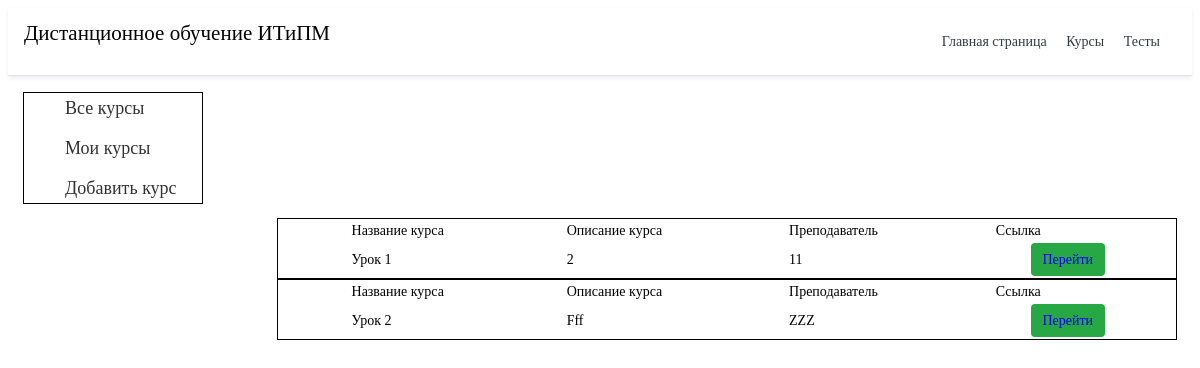
The page /course/ on the database as committed earlier.
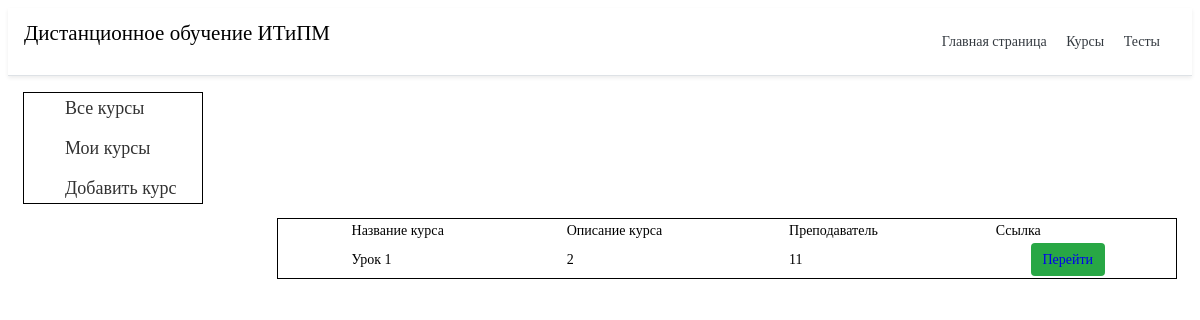
The same page on the database as committed later.
### cours/models.py (models this page shows, shortened)
class CoueseTable(models.Model):
    title = models.CharField('Название курса', max_length=75)
    task = models.TextField('Описание курса', max_length=250)
    teache = models.CharField('Преподаватель', max_length=50)
    users = models.ManyToManyField(User)
    class Meta:
        verbose_name = 'Курс'
        verbose_name_plural = 'Курсы'

### cours/views.py (the view)
# urls.py: path('', views.cour, name='kurs'),
def cour(request):
    ku = CoueseTable.objects.order_by('id')
    return render(request, 'cours/cours_home.html', {'ku': ku})

### cours/templates/cours/cours_home.html (shortened to what this page needs)
{% extends 'main/base.html' %}
{% block content %}
<div class="menu_gl">
	<ul class="menu">
		<li><a class="cours_menu_a" href="#">Все курсы</a></li>
		<li><a href="#">Мои курсы</a></li>
		<li><a href="{% url 'adk' %}">Добавить курс</a></li>
	</ul>
</div>
{% if ku%}
{% for el in ku %}
<table>
	<tr>
		<table class="iksweb">
			<tbody>
				<tr>
					<td class="table_na">Название курса</td>
					<td class="table_na">Описание курса</td>
					<td class="table_na">Преподаватель</td>
					<td class="table_na">Ссылка</td>
				</tr>
				<tr>
					<td class="table_na">{{ el.title }}</td>
					<td class="table_na">{{ el.task }}</td>
					<td class="table_na">{{ el.teache }}</td>
					<td class="table_na">
					<td class="btn btn-success"><a href="{% url 'datail' el.id %}">Перейти</a>
						</button></td>
				</tr>
			</tbody>
		</table>
	</tr>
</table>
{%endfor%}
{% else %}
<p>Вы не добавили курсов</p>
{%endif%}
{% endblock %}

Rows that differ between the two databases and show on the page:
removed CoueseTable: title "Урок 2", task "Fff", teache "ZZZ"
